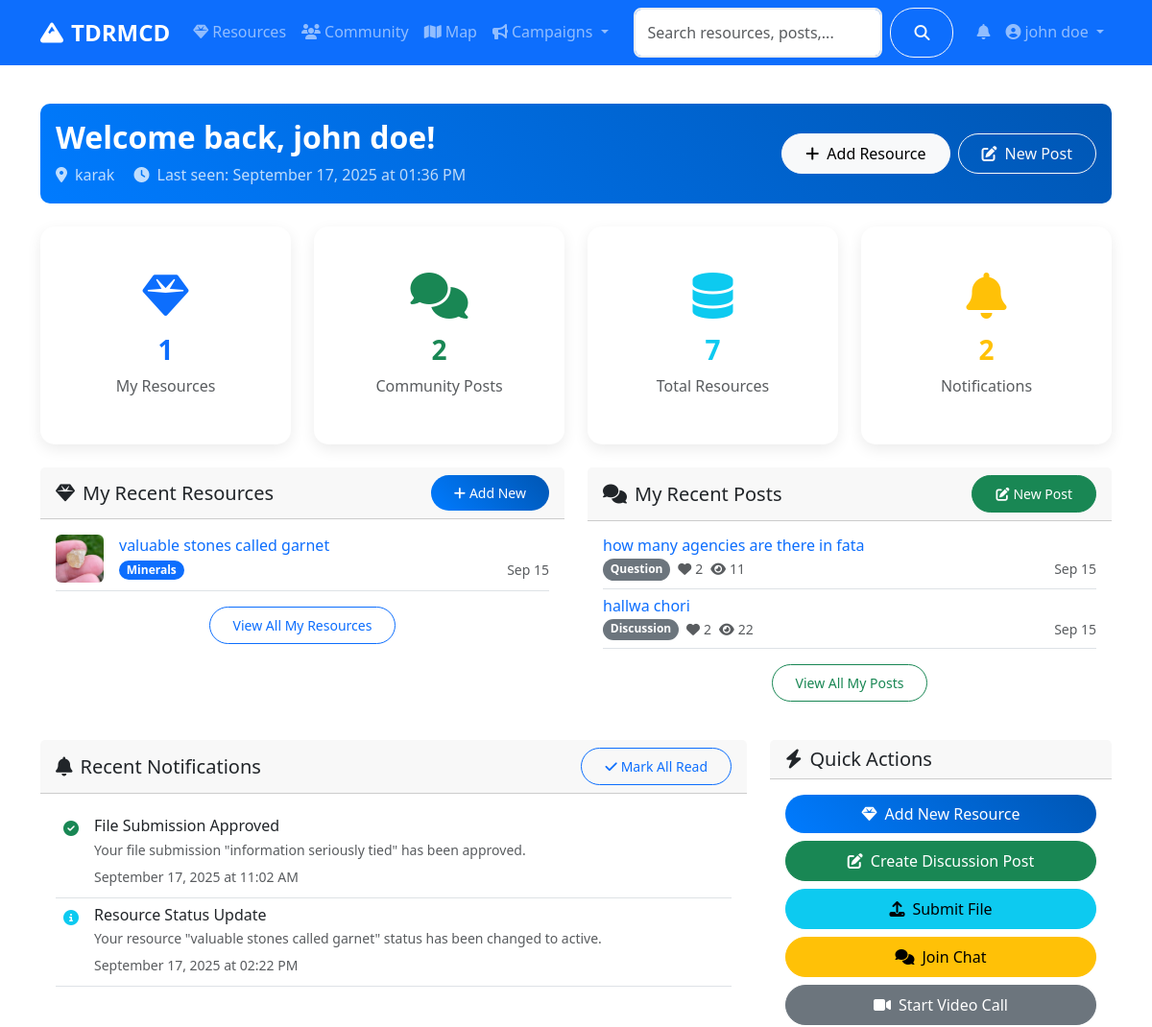
Page /dashboard (signed in, upper part) on the earlier database version.
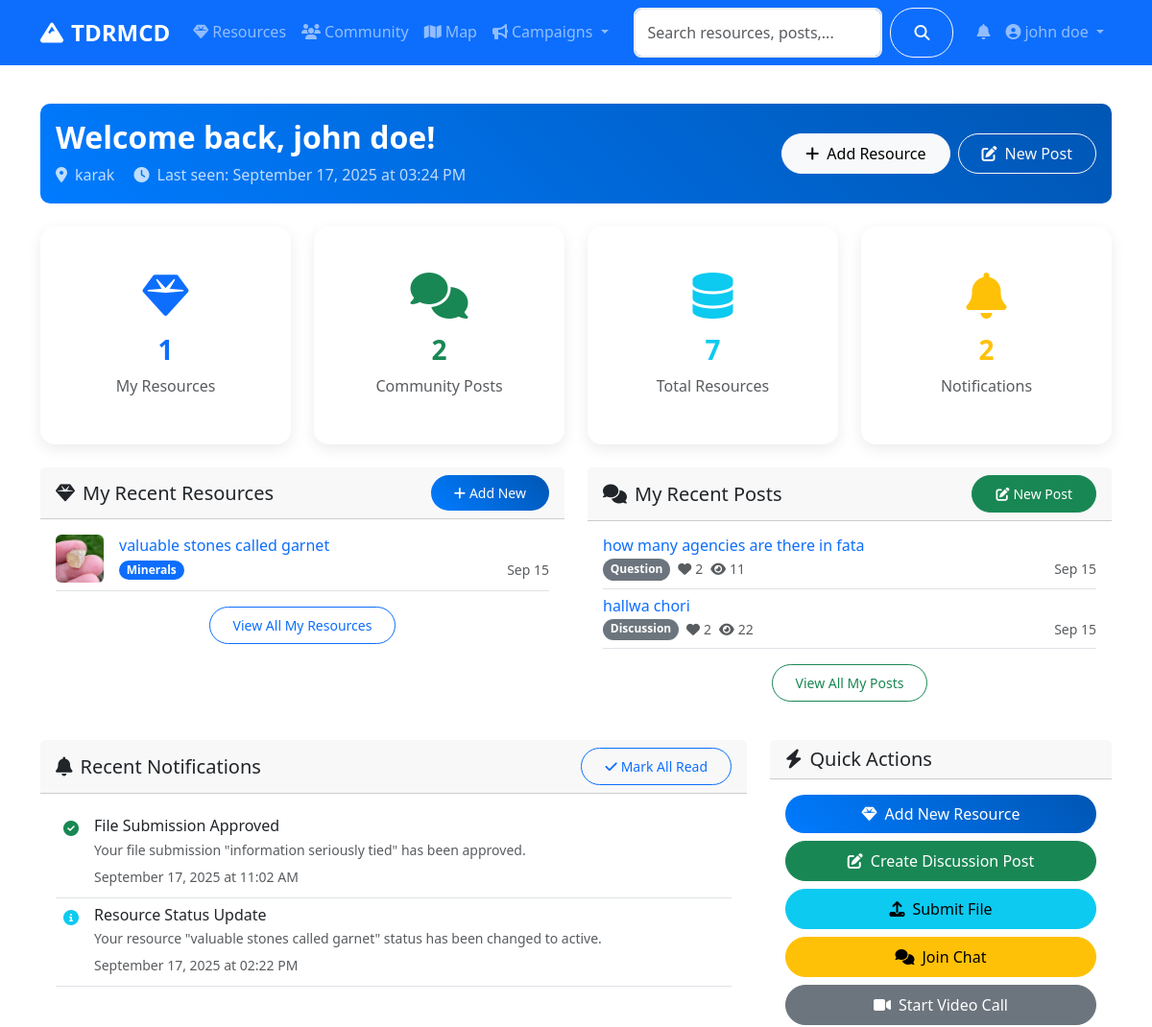
Same page on the later database version.
### models.py (models this page shows, shortened)
class User(UserMixin, db.Model):
    id = db.Column(db.Integer, primary_key=True)
    username = db.Column(db.String(80), unique=True, nullable=False)
    email = db.Column(db.String(120), unique=True, nullable=False)
    password_hash = db.Column(db.String(120), nullable=False)
    first_name = db.Column(db.String(50), nullable=False)
    last_name = db.Column(db.String(50), nullable=False)
    role = db.Column(db.String(20), default='user')  # user, admin, researcher
    location = db.Column(db.String(100))
    bio = db.Column(db.Text)
    avatar = db.Column(db.String(200), default='default.jpg')
    is_active = db.Column(db.Boolean, default=True)
    created_at = db.Column(db.DateTime, default=datetime.utcnow)
    last_seen = db.Column(db.DateTime, default=datetime.utcnow)
    resources = db.relationship('Resource', backref='author', lazy='dynamic')
    posts = db.relationship('CommunityPost', backref='author', lazy='dynamic')
    chat_messages = db.relationship('ChatMessage', backref='sender', lazy='dynamic')
    file_submissions = db.relationship(
        'FileSubmission',
        foreign_keys='FileSubmission.submitter_id',
        backref='submitter',
        lazy='dynamic'
    )
    reviewed_submissions = db.relationship(
        'FileSubmission',
        foreign_keys='FileSubmission.reviewed_by',
        backref='reviewer_user',
        lazy='dynamic'
    )
    notifications = db.relationship('Notification', backref='user', lazy='dynamic')
    def get_full_name(self):
        return f"{self.first_name} {self.last_name}"
    def is_admin(self):
        return self.role == 'admin'

### routes/main.py (the view)
@main_bp.route('/dashboard')
@login_required
def dashboard():
    from datetime import datetime
    current_user.last_seen = datetime.utcnow()
    db.session.commit()
    user_resources = current_user.resources.limit(5).all()
    user_posts = current_user.posts.limit(5).all()
    notifications = current_user.notifications.filter_by(is_read=False).limit(10).all()
    stats = {
        'total_resources': Resource.query.filter_by(status='active').count(),
        'user_resources': current_user.resources.count(),
        'user_posts': current_user.posts.count(),
        'unread_notifications': current_user.notifications.filter_by(is_read=False).count()
    }
    from datetime import timedelta
    is_new_user = current_user.created_at > datetime.utcnow() - timedelta(hours=24)
    is_long_absence = current_user.last_seen < datetime.utcnow() - timedelta(days=7)
    return render_template('main/dashboard.html',
                         user_resources=user_resources,
                         user_posts=user_posts,
                         notifications=notifications,
                         stats=stats,
                         is_new_user=is_new_user,
                         is_long_absence=is_long_absence)

### app.py (called while the page is built)
@login_manager.user_loader
def load_user(user_id):
    return User.query.get(int(user_id))

### templates/main/dashboard.html (shortened to what the changed rows need)
{% extends "base.html" %}
{% block content %}
<div class="container py-4">
    <div class="row">
        <div class="col-12 mb-4">
            <div class="card bg-gradient-primary text-white">
                <div class="card-body">
                    <div class="row align-items-center">
                        <div class="col-md-8">
                            {% if is_new_user %}
                                <h2 class="fw-bold mb-2">Welcome to TDRMCD, {{ current_user.get_full_name() }}! 🎉</h2>
                                <p class="mb-0 opacity-75">
                                    <i class="fas fa-star me-2"></i>Thanks for joining our community! Let's get started.
                                    {% if current_user.location %}
                                        <br><i class="fas fa-map-marker-alt me-2"></i>{{ current_user.location }}
                                    {% endif %}
                                </p>
                            {% else %}
                                <h2 class="fw-bold mb-2">Welcome back, {{ current_user.get_full_name() }}!</h2>
                                <p class="mb-0 opacity-75">
                                    {% if current_user.location %}
                                        <i class="fas fa-map-marker-alt me-2"></i>{{ current_user.location }}
                                    {% endif %}
                                    <span class="ms-3">
                                        <i class="fas fa-clock me-2"></i>Last seen: {{ current_user.last_seen.strftime('%B %d, %Y at %I:%M %p') }}
                                    </span>
                                </p>
                            {% endif %}
                        </div>
                    </div>
                </div>
            </div>
        </div>
    </div>
</div>
{% endblock %}

### templates/base.html (shortened to what this page needs)
<!DOCTYPE html>
<html lang="en">
<head>
    <link href="https://cdn.jsdelivr.net/npm/bootstrap@5.3.0/dist/css/bootstrap.min.css" rel="stylesheet">
    <link rel="stylesheet" href="https://cdnjs.cloudflare.com/ajax/libs/font-awesome/6.4.0/css/all.min.css">
    <link rel="stylesheet" href="https://unpkg.com/leaflet@1.9.4/dist/leaflet.css">
    <link rel="stylesheet" href="{{ url_for('static', filename='css/style.css') }}">
</head>
<body>
    <nav class="navbar navbar-expand-lg navbar-dark bg-primary sticky-top">
        <div class="container">
            <a class="navbar-brand fw-bold" href="{{ url_for('main.index') }}">
                <i class="fas fa-mountain me-2"></i>TDRMCD
            </a>
            <div class="collapse navbar-collapse" id="navbarNav">
                <ul class="navbar-nav me-auto">
                    <li class="nav-item">
                        <a class="nav-link" href="{{ url_for('resources.index') }}">
                            <i class="fas fa-gem me-1"></i>Resources
                        </a>
                    </li>
                    <li class="nav-item">
                        <a class="nav-link" href="{{ url_for('community.index') }}">
                            <i class="fas fa-users me-1"></i>Community
                        </a>
                    </li>
                    <li class="nav-item">
                        <a class="nav-link" href="{{ url_for('main.map_view') }}">
                            <i class="fas fa-map me-1"></i>Map
                        </a>
                    </li>
                    <li class="nav-item dropdown">
                        <a class="nav-link dropdown-toggle" href="#" role="button" data-bs-toggle="dropdown">
                            <i class="fas fa-bullhorn me-1"></i>Campaigns
                        </a>
                    </li>
                </ul>
                <form class="d-flex me-3 search-form no-loading" action="{{ url_for('main.search') }}" method="GET" onsubmit="return TDRMCD.validateSearch(event);">
                    <input class="form-control me-2" type="search" name="q" id="navbar-search" placeholder="Search resources, posts, users..." value="{{ request.args.get('q', '') }}">
                    <button class="btn btn-outline-light" type="submit">
                        <i class="fas fa-search"></i>
                    </button>
                </form>
                <ul class="navbar-nav">
                    {% if current_user.is_authenticated %}
                        <li class="nav-item dropdown">
                            <a class="nav-link" href="#" role="button" data-bs-toggle="dropdown" aria-expanded="false">
                                <span class="position-relative">
                                    <i class="fas fa-bell"></i>
                                </span>
                            </a>
                        </li>
                        <li class="nav-item dropdown">
                            <a class="nav-link dropdown-toggle" href="#" role="button" data-bs-toggle="dropdown">
                                <i class="fas fa-user-circle me-1"></i>{{ current_user.get_full_name() }}
                            </a>
                        </li>
                    {% endif %}
                </ul>
            </div>
        </div>
    </nav>
    <main>
        {% block content %}{% endblock %}
    </main>
</body>
</html>

Differences in the rows shown:
changed User "john doe": last_seen "September 17, 2025 at 01:36 PM" → "September 17, 2025 at 03:24 PM"
